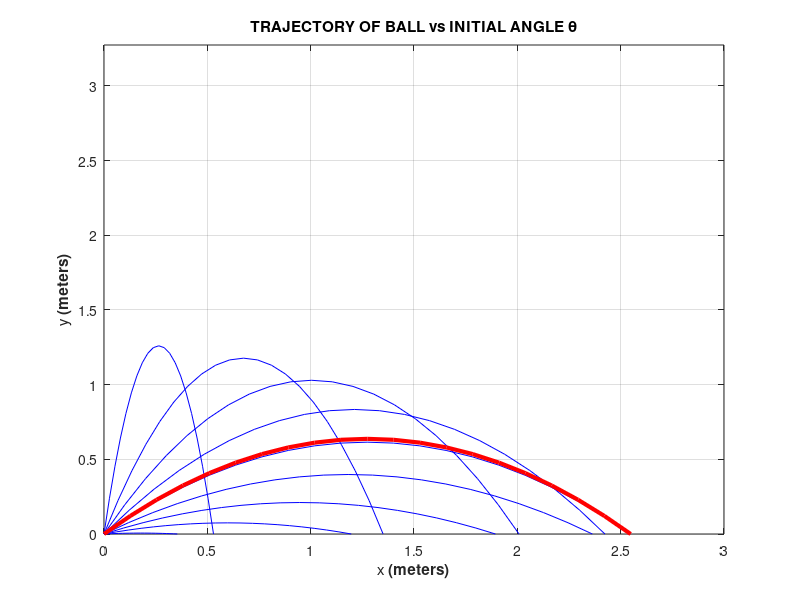

Recreate this plot in MATLAB.
%% FREDERICO CASARA ANTONIAZZI
%  CODE FOR CALCULATE THE DISTANCE TRAVELED BY A BALL
%  CODE IN PROGRAMMING WITH MATLAB OF CHAPMAN SECOND EDITION

%% INITIAL DEFINITIONS:

clear
close all % MUST REMEMBER TO COMMENT THE CLOSE ALL COMMAND
clc

format short
% figure % IN THE CASE FOR MORE THAN ONE FIGURE
 
%% PURPOSE OF THE CODE:

%  TOHIS PROGRAM CALCULATES THE DISTANCE TRAVELED BY A BALL THROWN AT A
%  SPECIFIED ANGLE "theta" AND A SPECIFIED VELOCITY "v0" FROM A POINT ON
%  THE SURFACE OF THE EARTH, IGONORING AIR FRICTION AND THE EARTH'S
%  CURVATURE. IT CALCULATES THE ANGLE YIELDING MAXIMUM RANGE, AND ALSO
%  PLOTS SELECTED TRAJECTORIES.
%
% VARIABLES:
% i, j      -> LOOP INDEX
% conv      -> DEGREES TO RADIANS CONVERTION FACTOR 
% g         -> GRAVITY IN m/s²
% index     -> LOCATION OF MAXIMUM RANGE IN ARRAY
% maxangle  -> ANGLE THAT GIVES MAXIMUM RANGE (deg)
% maxrange  -> MAXIMUM RANGE (m)
% range     -> RANGE FOR A PARTICULAR ANGLE (m)
% time      -> TIME (s)
% theta     -> INITIAL ANGLE (deg)
% traj_time -> TOTAL TRAJECTORY TIME (s)
% v0        -> INITIAL VELOCITY (m/s)
% vX0       -> x-COMPONENT OF INITIAL VELOCITY (m/s)
% vY0       -> y-COMPONENT OF INITIAL VELOCITY (m/s)
% x         ->
% y         ->

%% MAIN CODE:

%
% CONTANTS:
%
v0   = input('ENTER THE INITIAL VELOCITY: '); % m/s
g    = -9.81;                                 % m/s²
% conv = pi/180;                                % ADIMENSIONAL

%
% CREATE AN ARRAY TO HOLD RANGES:
%
range = zeros(1, 91);

%
% CALCULATE MAXIMUM RANGE:
%
for i = 1:91

    theta = i - 1;

    vX0 = v0*cosd(theta);
    vY0 = v0*sind(theta);
%     vX0 = v0*cos(theta*conv);
%     vY0 = v0*sin(theta*conv);

    max_time = -2*vY0/g;

    range(i) = vX0*max_time;

end

%
% WRITE OUT TABLE OF RANGES:
%
fprintf('range VERSUS ANGLE theta:\n');
for i = 1:91

    theta = i - 1;
    fprintf('%2d %8.4f\n', theta, range(i));

end

%
% CALCULATE THE MAXIMUM RANGE AND ANGLE:
%
[maxrange, index] = max(range);
maxangle = index - 1;

fprintf('\nMAX RANGE IS %8.4f at %2d º\n', maxrange, maxangle);

%
% NOW PLOT THE TRAJECTORIES:
%
for i = 5:10:85

    % GET VELOCITIES AND MAX TIME FOR THIS ANGLE:
    theta = i - 1;
    
    vX0 = v0*cosd(theta);
    vY0 = v0*sind(theta);
%     vX0 = v0*cos(theta*conv);
%     vY0 = v0*sin(theta*conv);

    max_time = -2*vY0/g;

    % CALCULATE THE (x, y) POSITIONS
    x = zeros(1, 21);
    y = zeros(1, 21);

    for j = 1:21

        time = (j - 1)*max_time/20;

        x(j) = vX0*time;
        y(j) = vY0*time + 0.5*g*time^2;
    
    end

    plot(x, y, 'b');
    if i == 5

        hold on;

    end
end

%
% ADDING INFORMATION IN THE PLOT:
%
title('TRAJECTORY OF BALL vs INITIAL ANGLE \theta');
xlabel('x \rm\bf(meters)');
ylabel('y \rm\bf(meters)');
xlim('auto');
ylim([0 (2+maxrange*1/2)]);
grid on;

%
% NOW PLOT THE MAX RANGE TRAJECTORY:
%
vX0 = v0*cosd(maxangle);
vY0 = v0*sind(maxangle);
% vX0 = v0*cos(maxangle*conv);
% vY0 = v0*sin(maxangle*conv);


max_time = -2*vY0/g;

%
% CALCULATE THE (x, y) POSITIONS:
%

x = zeros(1, 21);
y = zeros(1, 21);

for j = 1:21

    time = (j - 1)*max_time/20;

    x(j) = vX0*time;
    y(j) = vY0*time + 0.5*g*time^2;
    
end

plot(x, y, 'r', 'LineWidth', 3);
hold off;
